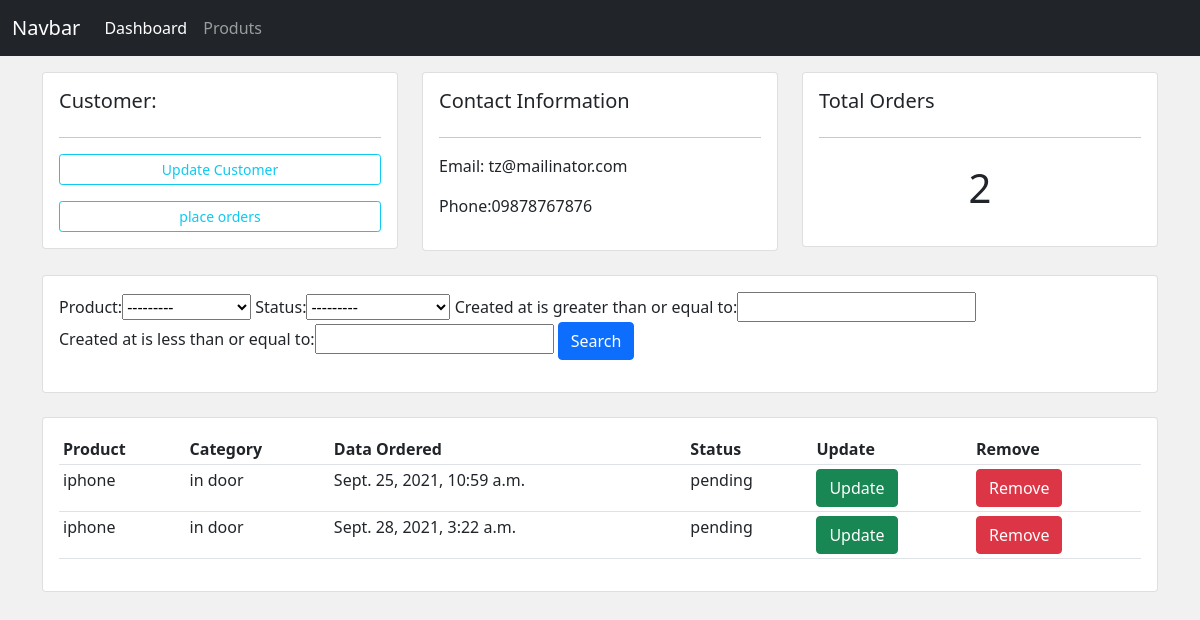
Before: /customers/2 with the older database file.
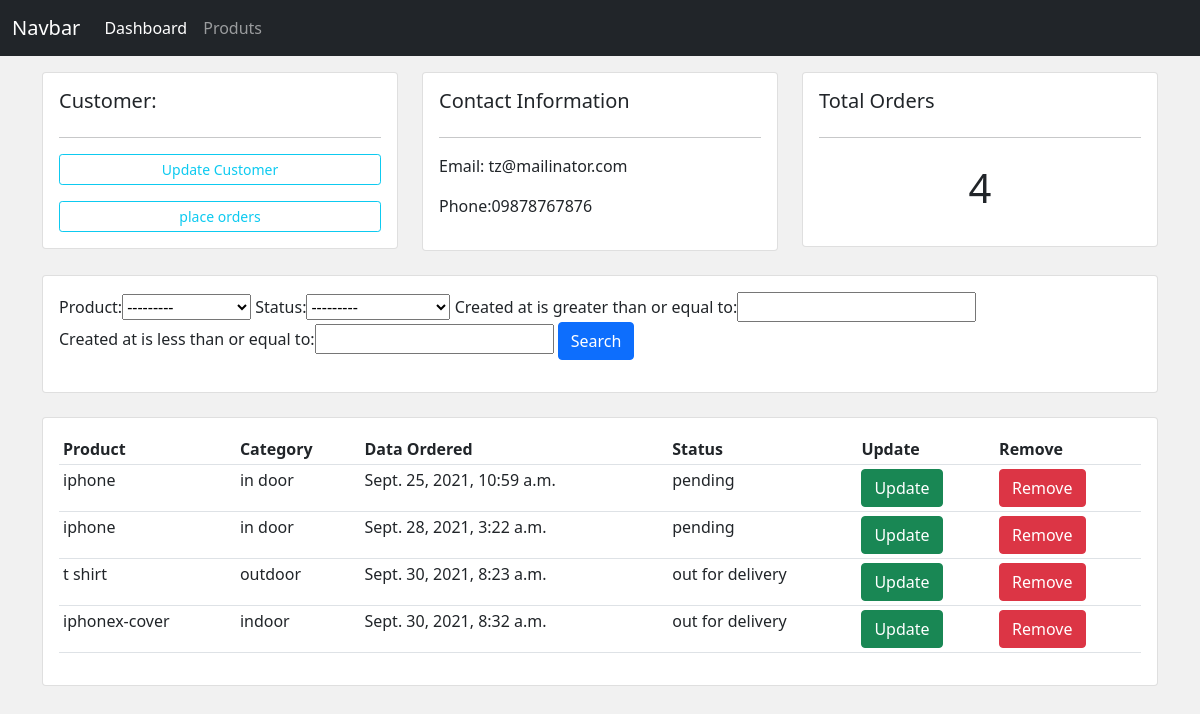
After: the same page with the newer database file.
### accounts/models.py (models this page shows, shortened)
class Customer(models.Model):
    name=models.CharField(max_length=200,null=True)
    email=models.CharField(max_length=200,null=True)
    phone=models.CharField(max_length=200,null=True)
    created_at=models.DateTimeField(auto_now_add=True)

class Order(models.Model):
    status=(
        ('pending','Pending'),
        ('out for delivery','Out For Delivery'),
        ('delivered','Delivered')
    )
    customer=models.ForeignKey(Customer,null=True,on_delete=models.SET_NULL)
    product=models.ForeignKey(Product,null=True,on_delete=models.SET_NULL)
    created_at=models.DateTimeField(auto_now_add=True)
    status=models.CharField(max_length=200,null=True,choices=status)

class Product(models.Model):
    category=(
        ('indoor','In Door'),
        ('outdoor','Out Door')
    )
    name=models.CharField(max_length=200,null=True)
    price=models.FloatField(null=True)
    category=models.CharField(max_length=200,null=True,choices=category)
    description=models.CharField(max_length=200,null=True,blank=True)
    created_at=models.DateTimeField(auto_now_add=True)
    tags=models.ManyToManyField(Tag)
    def __str__(self):
        return self.name

### accounts/views.py (the view)
# urls.py: path('customers/<int:id>', views.customers,name='customers.show'),
def customers(request,id):
    customer=Customer.objects.get(id=id)
    orders=customer.order_set.all()
    order_count=orders.count()
    filterObj=OrderFilter(request.GET,queryset=orders)
    orders=filterObj.qs
    return render(request,'accounts/customers.html',{
        'customer':customer,
        'orders':orders,
        'order_count':order_count,
        'filterObj':filterObj
    })

### accounts/templates/accounts/customers.html
{% extends 'accounts/master.html' %}
{% block content %}
<div class="row">
    <div class="col-md">
        <div class="card card-body">
            <h5>Customer:</h5>
            <hr>
            <a class="btn btn-outline-info btn-sm btn-block" href="">Update
            Customer</a>
            <a class="btn btn-outline-info mt-3 btn-sm btn-block" href="{% url 'order.create' customer.id %}">
            place orders</a>
        </div>
    </div>
    <div class="col-md">
        <div class="card card-body">
            <h5>Contact Information</h5>
            <hr>
            <p>Email: {{customer.email}}</p>
            <p>Phone:{{customer.phone}}</p>
        </div>
    </div>
    <div class="col-md">
        <div class="card card-body">
            <h5>Total Orders</h5>
            <hr>
            <h1 style="text-align: center; padding: 10px">{{order_count}}</h1>
        </div>
    </div>
</div>
<br>
<div class="row">
    <div class="col">
        <div class="card card-body">
            <form method="get">
                {{filterObj.form}}
                <button class="btn btn-primary" type="submit">Search
                </button>
            </form>
        </div>
    </div>
</div>
<br>
<div class="row">
    <div class="col-md">
        <div class="card card-body">
            <table class="table table-sm">
                <tr>
                    <th>Product</th>
                    <th>Category</th>
                    <th>Data Ordered</th>
                    <th>Status</th>
                    <th>Update</th>
                    <th>Remove</th>
                </tr>
                {% for order in orders %}
                    <tr>
                        <td>{{order.product.name}}</td>
                        <td>{{order.product.category}}</td>
                        <td>{{order.created_at}}</td>
                        <td>{{order.status}}</td>
                        <td><a href="{% url 'order.update' order.id %}" class="btn btn-success">Update</a></td>
                        <td><a href="{% url 'order.delete' order.id %}" class="btn btn-danger">Remove</a></td>
                    </tr>
                {% endfor %}
            </table>
        </div>
    </div>
</div>
{% endblock content %}

### accounts/templates/accounts/master.html (shortened to what this page needs)
{% load static %}
<html lang="en">
<head>
    <link href="https://cdn.jsdelivr.net/npm/bootstrap@5.1.0/dist/css/bootstrap.min.css" rel="stylesheet">
<link rel="stylesheet" href="{% static 'accounts/css/style.css' %}">
</head>
<body>
    {% include 'accounts/components/navbar.html' %}
   <div class="container mt-3"> {% block content %}{% endblock content %} </div>
</body>
</html>

### accounts/templates/accounts/components/navbar.html (shortened to what this page needs)
<nav class="navbar navbar-expand-lg navbar-dark bg-dark">
        <div class="container-fluid">
            <a class="navbar-brand" href="#">Navbar</a>
            <div class="collapse navbar-collapse" id="navbarNav">
            <ul class="navbar-nav">
                <li class="nav-item">
                <a class="nav-link active" aria-current="page" href="{% url 'dashboard' %}">Dashboard
                </a>
                </li>
                <li class="nav-item">
                <a class="nav-link" href="{% url 'products' %}">Produts</a>
                </li>
            </ul>
            </div>
        </div>
    </nav>

### accounts/static/accounts/css/style.css (style rules this page uses)
body { background-color: #f1f1f1; }

Changed rows visible on the page:
added Order: product.name "t shirt", product.category "outdoor", created_at "Sept. 30, 2021, 8:23 a.m.", status "out for delivery"
added Order: product.name "iphonex-cover", product.category "indoor", created_at "Sept. 30, 2021, 8:32 a.m.", status "out for delivery"
Other visible differences:
{{ order_count }}: "2" → "4"
